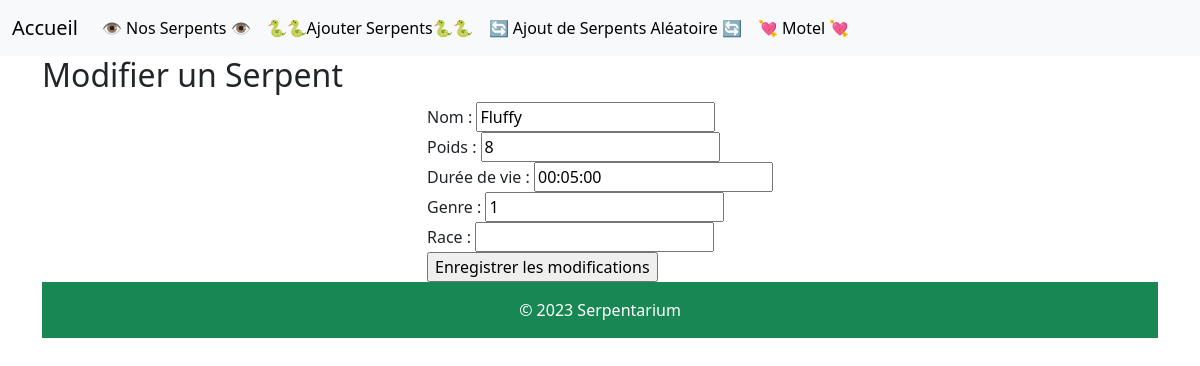
/index.php?page=modifierserpents&Id_Serpent=4, run on the app's committed database.
### tables this page shows
CREATE TABLE `serpent` (
  `Id_Serpent` int NOT NULL,
  `nom` varchar(50) DEFAULT NULL,
  `poids` int NOT NULL,
  `dureeDeVie` time DEFAULT NULL,
  `heureDateNaissance` timestamp NULL DEFAULT NULL,
  `genre` tinyint(1) DEFAULT NULL,
  `Id_Race` int NOT NULL,
  `Mort` tinyint(1) NOT NULL
);

### classes/bdd.class.php (called while the page is built, shortened)
<?php
class Bdd
{
    private PDO $connection;
    public function __construct(
        string $host = 'localhost',
        string $dbname = 'serpentarium',
        string $user = 'root',
        string $mdp = '',
    )
    {
        $this->connection = new PDO("mysql:host=$host;dbname=$dbname", "$user", "$mdp");
        $this->connection->setAttribute(PDO::ATTR_ERRMODE, PDO::ERRMODE_EXCEPTION);
    }
    public function executeRequest($query, $params = [])
    {
        try {
            $stmt = $this->connection->prepare($query);
            $stmt->execute($params);
            return $stmt->fetchAll(PDO::FETCH_ASSOC);
        } catch (PDOException $e) {
            die("Erreur lors de l'exécution de la requête : " . $e->getMessage());
        }
    }
}

### classes/serpent.class.php (called while the page is built, shortened)
<?php
class Serpent
{
    public function getSerpentById($Id_Serpent)
    {
        $sql = new Bdd();
        $query = "SELECT * FROM $this->table WHERE Id_Serpent = :Id_Serpent";
        $params = [':Id_Serpent' => $Id_Serpent];
        return $sql->executeRequest($query, $params);
    }
}

### pages/modifierserpents.php (the view, shortened to what this page needs)
<?php
require_once(__DIR__ . '/../classes/serpent.class.php');
require_once(__DIR__ . '/../classes/bdd.class.php');
if (isset($_GET['Id_Serpent'])) {
    $serpent = new Serpent();
    $detailsSerpent = $serpent->getSerpentById($_GET['Id_Serpent']);
    if ($detailsSerpent) {
        echo '<h2>Modifier un Serpent</h2>';
        echo'<div class="d-flex justify-content-center">';
        echo '<form action="" method="post">';
        echo 'Nom : <input type="text" name="nom" value="' . htmlspecialchars($detailsSerpent[0]['nom'] ?? '') . '"><br>';
        echo 'Poids : <input type="number" name="poids" value="' . htmlspecialchars($detailsSerpent[0]['poids'] ?? '') . '"><br>';
        echo 'Durée de vie : <input type="text" name="dureeDeVie" placeholder="HH-MM-SS" value="' . htmlspecialchars($detailsSerpent[0]['dureeDeVie'] ?? '') . '"><br>';
        echo 'Genre : <input type="text" name="genre" value="' . htmlspecialchars($detailsSerpent[0]['genre'] ?? '') . '"><br>';
        echo 'Race : <input type="number" name="id_Race" value="' . htmlspecialchars($detailsSerpent[0]['id_Race'] ?? '') . '"><br>';
        echo '<input type="submit" value="Enregistrer les modifications">';
        echo '</form>';
        echo '</div>';
    } else {
        echo 'Le serpent demandé n\'existe pas.';
    }
} else {
    echo 'Aucun serpent sélectionné pour la modification.';
}
?>

### data on the page
serpent: nom "Fluffy", poids "8", dureeDeVie "00:05:00", genre "1"
